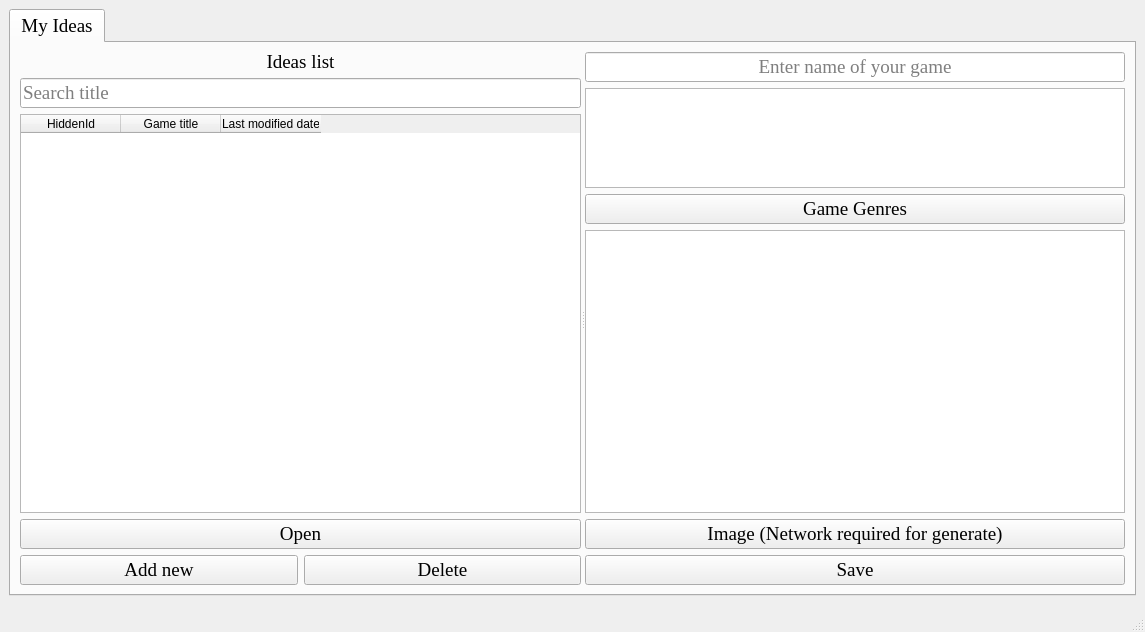
<?xml version="1.0" encoding="UTF-8"?>
<ui version="4.0">
 <class>GameIdeas</class>
 <widget class="QMainWindow" name="GameIdeas">
  <property name="geometry">
   <rect>
    <x>0</x>
    <y>0</y>
    <width>1145</width>
    <height>632</height>
   </rect>
  </property>
  <property name="font">
   <font>
    <family>Georgia</family>
    <pointsize>14</pointsize>
   </font>
  </property>
  <property name="windowTitle">
   <string>Game Ideas</string>
  </property>
  <property name="windowIcon">
   <iconset resource="../resources/resources.qrc">
    <normaloff>:/icons/sources/gameIdeas.jpg</normaloff>:/icons/sources/gameIdeas.jpg</iconset>
  </property>
  <property name="locale">
   <locale language="English" country="UnitedKingdom"/>
  </property>
  <widget class="QWidget" name="centralwidget">
   <layout class="QGridLayout" name="gridLayout">
    <item row="2" column="0">
     <widget class="QTabWidget" name="tabWidget">
      <property name="currentIndex">
       <number>0</number>
      </property>
      <widget class="QWidget" name="tab">
       <attribute name="title">
        <string>My Ideas</string>
       </attribute>
       <layout class="QGridLayout" name="gridLayout_3">
        <item row="0" column="0">
         <widget class="QSplitter" name="splitter">
          <property name="orientation">
           <enum>Qt::Horizontal</enum>
          </property>
          <widget class="QWidget" name="layoutWidget">
           <layout class="QVBoxLayout" name="verticalLayout">
            <item>
             <widget class="QLabel" name="label">
              <property name="maximumSize">
               <size>
                <width>16777215</width>
                <height>20</height>
               </size>
              </property>
              <property name="text">
               <string>Ideas list</string>
              </property>
              <property name="alignment">
               <set>Qt::AlignCenter</set>
              </property>
             </widget>
            </item>
            <item>
             <widget class="QLineEdit" name="searchLineEdit">
              <property name="placeholderText">
               <string>Search title</string>
              </property>
             </widget>
            </item>
            <item>
             <widget class="QTableWidget" name="ideasListTableWidget">
              <property name="sizeAdjustPolicy">
               <enum>QAbstractScrollArea::AdjustToContents</enum>
              </property>
              <property name="editTriggers">
               <set>QAbstractItemView::NoEditTriggers</set>
              </property>
              <property name="sortingEnabled">
               <bool>true</bool>
              </property>
              <property name="columnCount">
               <number>3</number>
              </property>
              <attribute name="horizontalHeaderCascadingSectionResizes">
               <bool>false</bool>
              </attribute>
              <attribute name="horizontalHeaderStretchLastSection">
               <bool>false</bool>
              </attribute>
              <attribute name="verticalHeaderVisible">
               <bool>false</bool>
              </attribute>
              <attribute name="verticalHeaderShowSortIndicator" stdset="0">
               <bool>false</bool>
              </attribute>
              <attribute name="verticalHeaderStretchLastSection">
               <bool>false</bool>
              </attribute>
              <column>
               <property name="text">
                <string>HiddenId</string>
               </property>
              </column>
              <column>
               <property name="text">
                <string>Game title</string>
               </property>
              </column>
              <column>
               <property name="text">
                <string>Last modified date</string>
               </property>
              </column>
             </widget>
            </item>
            <item>
             <widget class="QPushButton" name="openPushButton">
              <property name="text">
               <string>Open</string>
              </property>
             </widget>
            </item>
            <item>
             <layout class="QHBoxLayout" name="horizontalLayout_2">
              <item>
               <widget class="QPushButton" name="addNewPushButton">
                <property name="text">
                 <string>Add new</string>
                </property>
               </widget>
              </item>
              <item>
               <widget class="QPushButton" name="deletePushButton">
                <property name="text">
                 <string>Delete</string>
                </property>
               </widget>
              </item>
             </layout>
            </item>
           </layout>
          </widget>
          <widget class="QWidget" name="layoutWidget">
           <layout class="QGridLayout" name="gridLayout_2">
            <item row="5" column="0" colspan="2">
             <widget class="QPushButton" name="generateImagePushButton">
              <property name="text">
               <string>Image (Network required for generate)</string>
              </property>
             </widget>
            </item>
            <item row="0" column="0" colspan="2">
             <widget class="QLineEdit" name="gameNameLineEdit">
              <property name="alignment">
               <set>Qt::AlignCenter</set>
              </property>
              <property name="placeholderText">
               <string>Enter name of your game</string>
              </property>
             </widget>
            </item>
            <item row="6" column="0" colspan="2">
             <widget class="QPushButton" name="savePushButton">
              <property name="text">
               <string>Save</string>
              </property>
             </widget>
            </item>
            <item row="2" column="0" colspan="2">
             <widget class="QPushButton" name="gameGenresPushButton">
              <property name="text">
               <string>Game Genres</string>
              </property>
             </widget>
            </item>
            <item row="1" column="0" colspan="2">
             <widget class="QListWidget" name="genresListWidget">
              <property name="sizePolicy">
               <sizepolicy hsizetype="Expanding" vsizetype="Expanding">
                <horstretch>0</horstretch>
                <verstretch>0</verstretch>
               </sizepolicy>
              </property>
              <property name="maximumSize">
               <size>
                <width>16777215</width>
                <height>100</height>
               </size>
              </property>
             </widget>
            </item>
            <item row="4" column="0" colspan="2">
             <widget class="QPlainTextEdit" name="ideaPlainTextEdit">
              <property name="sizePolicy">
               <sizepolicy hsizetype="Expanding" vsizetype="Expanding">
                <horstretch>0</horstretch>
                <verstretch>0</verstretch>
               </sizepolicy>
              </property>
             </widget>
            </item>
           </layout>
          </widget>
         </widget>
        </item>
       </layout>
      </widget>
     </widget>
    </item>
   </layout>
  </widget>
  <widget class="QMenuBar" name="menubar">
   <property name="geometry">
    <rect>
     <x>0</x>
     <y>0</y>
     <width>1145</width>
     <height>21</height>
    </rect>
   </property>
  </widget>
  <widget class="QStatusBar" name="statusbar"/>
 </widget>
 <resources>
  <include location="../resources/resources.qrc"/>
 </resources>
 <connections/>
</ui>
